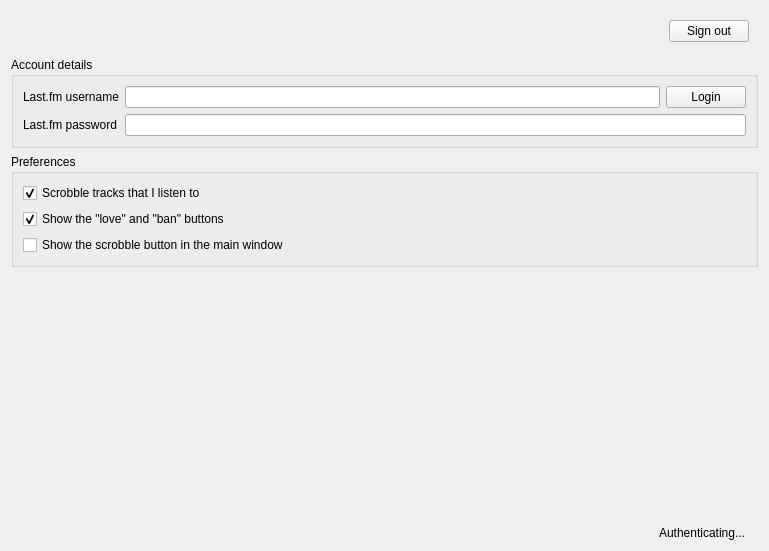
<?xml version="1.0" encoding="UTF-8"?>
<ui version="4.0">
 <class>LastFMConfig</class>
 <widget class="QWidget" name="LastFMConfig">
  <property name="geometry">
   <rect>
    <x>0</x>
    <y>0</y>
    <width>769</width>
    <height>551</height>
   </rect>
  </property>
  <layout class="QVBoxLayout" name="verticalLayout_2">
   <item>
    <widget class="QFrame" name="frame">
     <property name="frameShape">
      <enum>QFrame::NoFrame</enum>
     </property>
     <property name="frameShadow">
      <enum>QFrame::Plain</enum>
     </property>
     <property name="lineWidth">
      <number>0</number>
     </property>
     <layout class="QHBoxLayout" name="horizontalLayout_3">
      <item>
       <widget class="QLabel" name="icon">
        <property name="sizePolicy">
         <sizepolicy hsizetype="Fixed" vsizetype="Preferred">
          <horstretch>0</horstretch>
          <verstretch>0</verstretch>
         </sizepolicy>
        </property>
        <property name="text">
         <string/>
        </property>
       </widget>
      </item>
      <item>
       <widget class="QLabel" name="status">
        <property name="sizePolicy">
         <sizepolicy hsizetype="Preferred" vsizetype="Preferred">
          <horstretch>0</horstretch>
          <verstretch>0</verstretch>
         </sizepolicy>
        </property>
        <property name="text">
         <string/>
        </property>
        <property name="wordWrap">
         <bool>true</bool>
        </property>
       </widget>
      </item>
      <item>
       <widget class="QPushButton" name="sign_out">
        <property name="enabled">
         <bool>true</bool>
        </property>
        <property name="sizePolicy">
         <sizepolicy hsizetype="Fixed" vsizetype="Preferred">
          <horstretch>0</horstretch>
          <verstretch>0</verstretch>
         </sizepolicy>
        </property>
        <property name="text">
         <string>Sign out</string>
        </property>
       </widget>
      </item>
     </layout>
    </widget>
   </item>
   <item>
    <widget class="QGroupBox" name="groupBox">
     <property name="title">
      <string>Account details</string>
     </property>
     <layout class="QFormLayout" name="formLayout">
      <property name="fieldGrowthPolicy">
       <enum>QFormLayout::AllNonFixedFieldsGrow</enum>
      </property>
      <item row="1" column="0">
       <widget class="QLabel" name="label_2">
        <property name="text">
         <string>Last.fm username</string>
        </property>
       </widget>
      </item>
      <item row="1" column="1">
       <layout class="QHBoxLayout" name="horizontalLayout_2">
        <item>
         <widget class="QLineEdit" name="username"/>
        </item>
        <item>
         <widget class="QPushButton" name="login">
          <property name="text">
           <string>Login</string>
          </property>
         </widget>
        </item>
       </layout>
      </item>
      <item row="2" column="0">
       <widget class="QLabel" name="label_3">
        <property name="text">
         <string>Last.fm password</string>
        </property>
       </widget>
      </item>
      <item row="2" column="1">
       <widget class="QLineEdit" name="password">
        <property name="echoMode">
         <enum>QLineEdit::Password</enum>
        </property>
       </widget>
      </item>
     </layout>
    </widget>
   </item>
   <item>
    <widget class="QGroupBox" name="groupBox_2">
     <property name="title">
      <string>Preferences</string>
     </property>
     <layout class="QVBoxLayout" name="verticalLayout">
      <item>
       <widget class="QCheckBox" name="scrobble">
        <property name="text">
         <string>Scrobble tracks that I listen to</string>
        </property>
        <property name="checked">
         <bool>true</bool>
        </property>
       </widget>
      </item>
      <item>
       <widget class="QCheckBox" name="love_ban_">
        <property name="text">
         <string>Show the &quot;love&quot; and &quot;ban&quot; buttons</string>
        </property>
        <property name="checked">
         <bool>true</bool>
        </property>
       </widget>
      </item>
      <item>
       <widget class="QCheckBox" name="scrobble_button">
        <property name="text">
         <string>Show the scrobble button in the main window</string>
        </property>
       </widget>
      </item>
     </layout>
    </widget>
   </item>
   <item>
    <spacer name="verticalSpacer">
     <property name="orientation">
      <enum>Qt::Vertical</enum>
     </property>
     <property name="sizeHint" stdset="0">
      <size>
       <width>20</width>
       <height>40</height>
      </size>
     </property>
    </spacer>
   </item>
   <item>
    <widget class="QFrame" name="frame_2">
     <property name="frameShape">
      <enum>QFrame::NoFrame</enum>
     </property>
     <property name="frameShadow">
      <enum>QFrame::Plain</enum>
     </property>
     <property name="lineWidth">
      <number>0</number>
     </property>
     <layout class="QHBoxLayout" name="horizontalLayout_4">
      <item>
       <widget class="QLabel" name="warn_icon">
        <property name="sizePolicy">
         <sizepolicy hsizetype="Fixed" vsizetype="Preferred">
          <horstretch>0</horstretch>
          <verstretch>0</verstretch>
         </sizepolicy>
        </property>
        <property name="text">
         <string/>
        </property>
       </widget>
      </item>
      <item>
       <widget class="QLabel" name="subscriber_warning">
        <property name="wordWrap">
         <bool>true</bool>
        </property>
       </widget>
      </item>
     </layout>
    </widget>
   </item>
   <item>
    <widget class="QWidget" name="busy" native="true">
     <layout class="QHBoxLayout" name="horizontalLayout">
      <property name="margin">
       <number>0</number>
      </property>
      <item>
       <widget class="QLabel" name="label_5">
        <property name="text">
         <string>Authenticating...</string>
        </property>
        <property name="alignment">
         <set>Qt::AlignRight|Qt::AlignTrailing|Qt::AlignVCenter</set>
        </property>
       </widget>
      </item>
      <item>
       <widget class="BusyIndicator" name="label_6">
        <property name="sizePolicy">
         <sizepolicy hsizetype="Fixed" vsizetype="Preferred">
          <horstretch>0</horstretch>
          <verstretch>0</verstretch>
         </sizepolicy>
        </property>
       </widget>
      </item>
     </layout>
    </widget>
   </item>
  </layout>
 </widget>
 <customwidgets>
  <customwidget>
   <class>BusyIndicator</class>
   <extends>QLabel</extends>
   <header>widgets/busyindicator.h</header>
  </customwidget>
 </customwidgets>
 <tabstops>
  <tabstop>username</tabstop>
  <tabstop>password</tabstop>
  <tabstop>login</tabstop>
  <tabstop>sign_out</tabstop>
  <tabstop>scrobble</tabstop>
  <tabstop>love_ban_</tabstop>
  <tabstop>scrobble_button</tabstop>
 </tabstops>
 <resources/>
 <connections/>
</ui>
